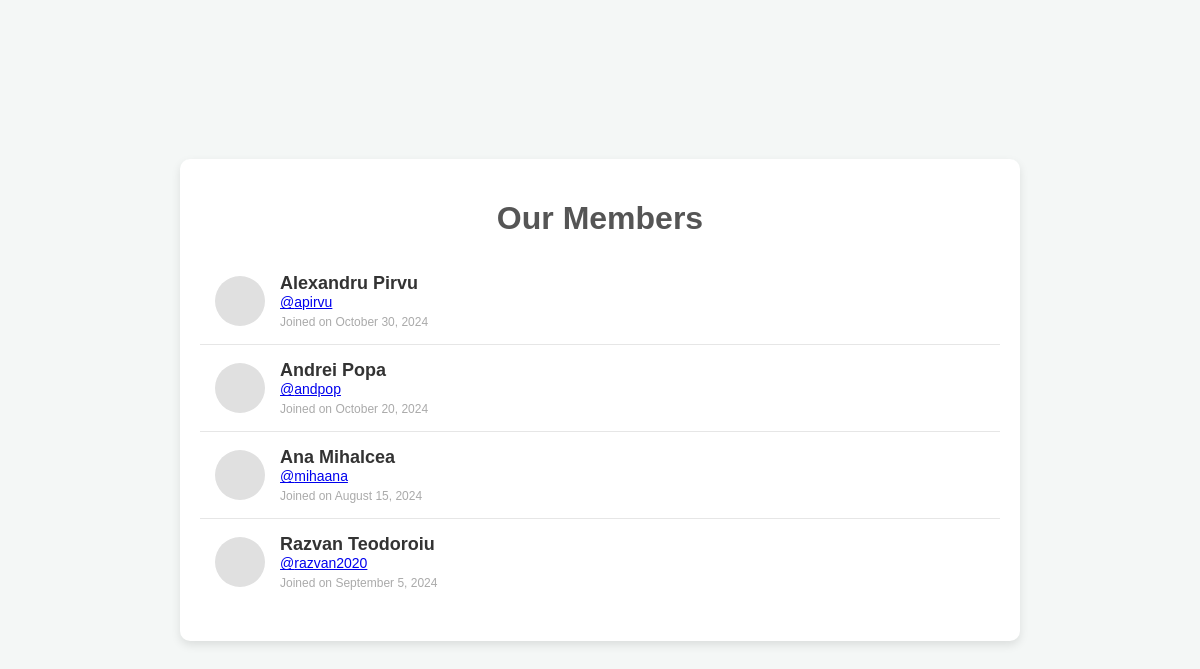
Page /members/members/ on the committed database.
### members/models.py (models this page shows, shortened)
class Member (models.Model):
    firstname = models.CharField(max_length=255)
    lastname = models.CharField(max_length=255)
    username = models.CharField(null=True, max_length=255)
    join_date = models.DateField(null=True)

### members/views.py (the view)
# urls.py: path('members/', views.members, name = 'members'),
def members(request):
    allmembers = Member.objects.all().values()
    template = loader.get_template('all_members.html')
    context = {
        'allmembers' : allmembers,
    }
    return HttpResponse(template.render(context, request))

### members/templates/all_members.html (shortened to what this page needs)
<!DOCTYPE html>
<html lang="en">
<head>
</head>
<body>
    <div class="container">
        <h1>Our Members</h1>
        <ul class="member-list">
            {% for member in allmembers %}
            <li class="member-item">
                <div class="member-avatar">
                </div>
                <div class="member-info">
                    <span class="member-name">{{ member.firstname }} {{ member.lastname }}</span>
                    <span class="member-username"><a href="details/{{ member.id}}">@{{ member.username }} </a></span>
                    <span class="join-date">Joined on {{ member.join_date|date:"F j, Y" }}</span>
                </div>
            </li>
            {% empty %}
            <p>No members found.</p>
            {% endfor %}
        </ul>
    </div>
</body>
</html>

### members/templates/all_members.html (style rules this page uses)
body { font-family: Arial, sans-serif; background-color: #f4f7f6; color: #333; display: flex; justify-content: center; align-items: center; margin: 0; padding: 0; min-height: 100vh; }
.container { max-width: 800px; width: 100%; padding: 20px; background-color: #fff; box-shadow: 0px 4px 10px rgba(0, 0, 0, 0.1); border-radius: 10px; }
h1 { text-align: center; color: #555; }
.member-list { list-style: none; padding: 0; margin-top: 20px; }
.member-item { display: flex; align-items: center; padding: 15px; border-bottom: 1px solid #e6e6e6; transition: background-color 0.3s ease; }
.member-item:last-child { border-bottom: none; }
.member-avatar { width: 50px; height: 50px; border-radius: 50%; background-color: #e0e0e0; margin-right: 15px; display: flex; align-items: center; justify-content: center; font-size: 24px; color: #777; }
.member-info { display: flex; flex-direction: column; }
.member-name { font-size: 18px; font-weight: bold; color: #333; }
.member-username { font-size: 14px; color: #555; }
.join-date { font-size: 12px; color: #aaa; margin-top: 5px; }

### rows in the picture
Member: firstname "Alexandru", lastname "Pirvu", username "apirvu", join_date "October 30, 2024"
Member: firstname "Andrei", lastname "Popa", username "andpop", join_date "October 20, 2024"
Member: firstname "Ana", lastname "Mihalcea", username "mihaana", join_date "August 15, 2024"
Member: firstname "Razvan", lastname "Teodoroiu", username "razvan2020", join_date "September 5, 2024"
